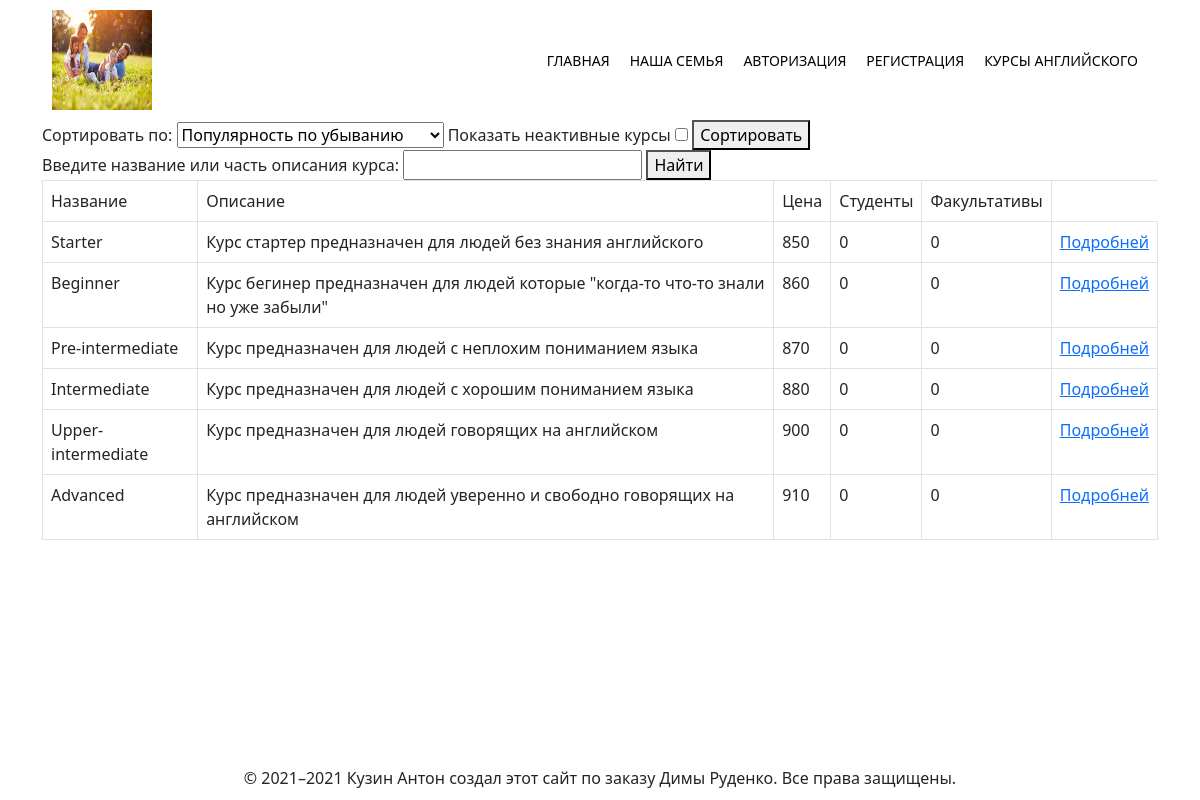
/course/list, run on the app's committed database.
### tables this page shows
CREATE TABLE `courses`
(
    `id` INT NOT NULL AUTO_INCREMENT,
    `course_name` VARCHAR (50) NOT NULL,
    `description` TEXT,
    `price` INT NOT NULL,
    `status` TINYINT DEFAULT 1 NOT NULL,
    PRIMARY KEY (`id`)
);

### Models/DataRegistry.php (called while the page is built, shortened)
<?php
class DataRegistry
{
    private static DataRegistry $instance;
    private array $registry;
    public static function getInstance(): DataRegistry
    {
        if (!isset(self::$instance)) {
            self::$instance = new self;
        }
        return self::$instance;
    }
    public function register(string $key, IDataManagement $object): DataRegistry
    {
        if (!isset($this->registry[$key])) {
            $this->registry[$key] = $object;
        } else {
            throw new \Exception('Item with the same key already exists.');
        }
        return $this;
    }
    public function get(string $key): IDataManagement
    {
        if (!isset($this->registry[$key])) {
            throw new \Exception('Item with key: ' . $key . ' not found');
        } else {
            return $this->registry[$key];
        }
    }
}

### Models/Server/Manager.php (called while the page is built, shortened)
<?php
class Manager implements IDataManagement
{
    private array $data;
    public function __construct()
    {
        $this->data = $_SERVER;
    }
    public function getRequestUri(): string
    {
        return $this->data['REQUEST_URI'];
    }
}

### index.php (called while the page is built, shortened)
<?php
spl_autoload_register(function ($class) {
    $path = str_replace('\\', '/', $class) . '.php';
});
$front = new Controllers\FrontController;
$front->route();

### View/DefaultView.php (called while the page is built, shortened)
<?php
class DefaultView
{
    public function render(array $options): void
    {
        include_once 'Templates/index.phtml';
    }
}

### Controllers/CourseController.php (called while the page is built, shortened)
<?php
class CourseController extends BaseController
{
    private CourseModel $courseModel;
    private CourseView $courseView;
    public function __construct()
    {
        $this->courseModel = new CourseModel();
        $this->courseView = new CourseView();
    }
    public function listAction(): void
    {
        $data['courses'] = $this->courseModel->getActiveCourses();
        $options = $this->courseView->getOptions('Курсы английского', 'courses.phtml', $data);
        $this->courseView->render($options);
    }
}

### Models/CourseModel.php (called while the page is built, shortened)
<?php
class CourseModel extends DataModel
{
    public function getActiveCourses(string $sortBy = null): array
    {
        $whereCondition = 'status = ' . self::ACTIVE_COURSE;
        return $this->selectCourses($whereCondition, $sortBy);
    }
    public function selectCourses(string $whereCondition = null, string $orderBy = null)
    {
        $sql = "SELECT DISTINCT co.id, co.course_name, co.description, co.price,
                (SELECT COUNT(gs.student_id) FROM `groups_students` gs LEFT JOIN `groups` g ON gs.group_id = g.id WHERE g.course = co.id) AS students,
                (SELECT COUNT(*) FROM `facultative` fa LEFT JOIN `courses` cou ON fa.course = cou.id WHERE fa.course = co.id AND fa.status = 1) AS facultative
                FROM `courses` co LEFT JOIN `groups` gr ON co.id = gr.course";
        if (isset($whereCondition)) {
            $sql .= '  WHERE co.' . $whereCondition;
        }
        try {
            $pdo = $this->DbConnection();
            $result = $pdo->query($sql);
            return $result->fetchAll();
        } catch (\PDOException $PDOException) {
            $this->logger->log($PDOException->getMessage() . $PDOException->getTraceAsString());
        }
        return false;
    }
}

### Templates/layouts/courses.phtml (the view, shortened to what this page needs)
<form action="/course/sort" method="post">
    <label>Сортировать по:</label>
    <select name="sort_by">
        <option value="popularity/DESC">Популярность по убыванию</option>
    </select>
    <label>Показать неактивные курсы</label>
    <input type="checkbox" name="show_all">
    <button type="submit">Сортировать</button>
</form>
<form action="/course/search" method="post">
    <label>Введите название или часть описания курса: </label>
    <input type="text" name="search">
    <button type="submit">Найти</button>
</form>
<?php if (isset($options['data'])): ?>
    <table class="table table-bordered">
        <tr>
            <td>Название</td>
            <td>Описание</td>
            <td>Цена</td>
            <td>Студенты</td>
            <td>Факультативы</td>
        </tr>
        <?php foreach ($options['data']['courses'] as $course): ?>
            <tr>
                <td><?= $course['course_name'] ?></td>
                <td><?= $course['description'] ?></td>
                <td><?= $course['price'] ?></td>
                <td><?= $course['students'] ?></td>
                <td><?= $course['facultative'] ?></td>
                <td><a href="/course/courseInfo/<?= $course['id'] ?>">Подробней</a></td>
            </tr>
        <?php endforeach; ?>
    </table>
<?php endif; ?>

### Controllers/FrontController.php (shortened to what this page needs)
<?php
class FrontController
{
    protected string $controller;
    protected string $action;
    protected ?array $params = null;
    private IDataManagement $serverData;
    public function __construct()
    {
        $this->logger = new Logger();
        try {
            $this->serverData = DataRegistry::getInstance()->get('server');
        } catch (\Exception $exception) {
            $this->logger->log($exception->getMessage() . $exception->getTraceAsString());
        }
    }
    public function getRequest(): string
    {
        return $this->serverData->getRequestUri();
    }
    public function start(): void
    {
        $this->request = $this->getRequest();
        $splits = explode('/', trim($this->request, '/'));
        if ($splits[0] == 'admin') {
            $this->controller = !empty($splits[1]) ?
                $this->getFullControllerName('Admin\\' . ucfirst($splits[1]) . 'Controller')
                : $this->getFullControllerName('Admin\\IndexController');
            $this->action = !empty($splits[2]) ? $splits[2] . 'Action' : 'indexAction';
            if (!empty($splits[3])) {
                for ($i = 3, $count = count($splits); $i < $count; $i++) {
                    $this->params[] = $splits[$i];
                }
            }
        } else {
            $this->controller = !empty($splits[0]) ?
                $this->getFullControllerName(ucfirst($splits[0]) . 'Controller')
                : $this->getFullControllerName('IndexController');
            $this->action = !empty($splits[1]) ? $splits[1] . 'Action' : 'indexAction';
        }
    }
    public function route(): void
    {
        if (class_exists($this->controller)) {
            $reflector = new \ReflectionClass($this->controller);
            if ($reflector->hasMethod($this->action)) {
                $controller = $reflector->newInstance();
                $method = $reflector->getMethod($this->action);
                $method->invoke($controller, $this->params);
            } else {
                $this->ErrorPage404();
            }
        } else {
            $this->ErrorPage404();
        }
    }
    private function getFullControllerName(string $name): string
    {
        return '\Controllers\\' . $name;
    }
}

### Templates/index.phtml (shortened to what this page needs)
<!DOCTYPE html>
<html>
<head>
    <link href="/Templates/styles/style.css" rel="stylesheet">
    <link href="https://cdn.jsdelivr.net/npm/bootstrap@5.1.3/dist/css/bootstrap.min.css" rel="stylesheet">
</head>
<body>
<div class="container">
    <div class="header">
        <?php include_once($options['header']) ?>
    </div>
    <div>
        <?php include_once($options['content']) ?>
    </div>
    <div class="footer">
        <?php include_once($options['footer']) ?>
    </div>
</div>
</body>
</html>

### Templates/layouts/header.phtml
<div class="header_inner">
    <img src="/Media/images/logos/logo.jpg" width="100" height="100" alt="Наш логотип"/>
    <nav class="nav">
        <a class="nav_link" href="/">Главная</a>
        <a class="nav_link" href="/">Наша семья</a>
        <a class="nav_link" href="/user/authorization">Авторизация</a>
        <a class="nav_link" href="/user/registration">Регистрация</a>
        <a class="nav_link" href="/course/list">Курсы Английского</a>
    </nav>
</div>

### Templates/layouts/footer.phtml
© 2021&ndash;<?= date('Y')?> Кузин Антон создал этот сайт по заказу Димы Руденко. Все права защищены.

### Templates/styles/style.css (style rules this page uses)
.footer { position: fixed; left: 0; bottom: 0; padding: 10px; width: 100%; text-align: center; }
.header { padding: 10px; width: 100%; }
.container { width: 100%; max-width: 1200px; margin: 0 auto; }
.nav { font-size: 14px; text-transform: uppercase; }
.nav_link { display: inline-block; vertical-align: top; margin: 0 10px; color: black; text-decoration: none; }
.header_inner { display: flex; justify-content: space-between; align-items: center; }

### data on the page
courses: course_name "Starter", description "Курс стартер предназначен для людей без знания английского", price "850", students "0", facultative "0"
courses: course_name "Beginner", description "Курс бегинер предназначен для людей которые \"когда-то что-то знали но уже забыли\"", price "860", students "0", facultative "0"
courses: course_name "Pre-intermediate", description "Курс предназначен для людей с неплохим пониманием языка", price "870", students "0", facultative "0"
courses: course_name "Intermediate", description "Курс предназначен для людей с хорошим пониманием языка", price "880", students "0", facultative "0"
courses: course_name "Upper-intermediate", description "Курс предназначен для людей говорящих на английском", price "900", students "0", facultative "0"
courses: course_name "Advanced", description "Курс предназначен для людей уверенно и свободно говорящих на английском", price "910", students "0", facultative "0"
